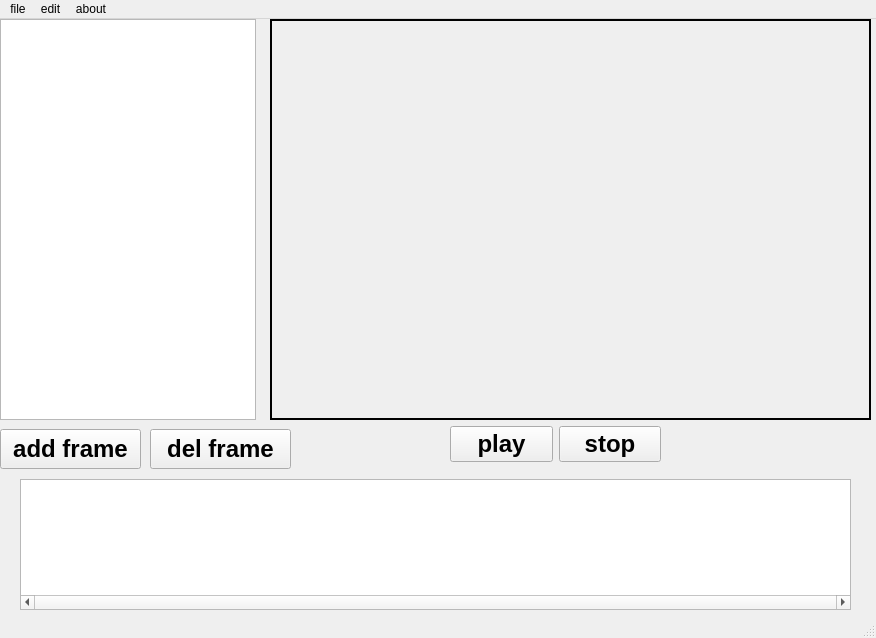
<?xml version="1.0" encoding="UTF-8"?>
<ui version="4.0">
 <class>MainWindow</class>
 <widget class="QMainWindow" name="MainWindow">
  <property name="geometry">
   <rect>
    <x>0</x>
    <y>0</y>
    <width>876</width>
    <height>638</height>
   </rect>
  </property>
  <property name="windowTitle">
   <string>MainWindow</string>
  </property>
  <widget class="QWidget" name="centralwidget">
   <widget class="QLabel" name="picture_show">
    <property name="geometry">
     <rect>
      <x>270</x>
      <y>0</y>
      <width>601</width>
      <height>401</height>
     </rect>
    </property>
    <property name="frameShape">
     <enum>QFrame::Box</enum>
    </property>
    <property name="lineWidth">
     <number>2</number>
    </property>
    <property name="text">
     <string/>
    </property>
   </widget>
   <widget class="QWidget" name="horizontalLayoutWidget">
    <property name="geometry">
     <rect>
      <x>450</x>
      <y>400</y>
      <width>211</width>
      <height>51</height>
     </rect>
    </property>
    <layout class="QHBoxLayout" name="horizontalLayout">
     <item>
      <widget class="QPushButton" name="play_button">
       <property name="font">
        <font>
         <pointsize>18</pointsize>
         <bold>true</bold>
        </font>
       </property>
       <property name="text">
        <string>play</string>
       </property>
       <property name="iconSize">
        <size>
         <width>16</width>
         <height>16</height>
        </size>
       </property>
      </widget>
     </item>
     <item>
      <widget class="QPushButton" name="stop_button">
       <property name="font">
        <font>
         <pointsize>18</pointsize>
         <bold>true</bold>
        </font>
       </property>
       <property name="text">
        <string>stop</string>
       </property>
       <property name="iconSize">
        <size>
         <width>16</width>
         <height>16</height>
        </size>
       </property>
      </widget>
     </item>
    </layout>
   </widget>
   <widget class="QListWidget" name="frame_list">
    <property name="geometry">
     <rect>
      <x>0</x>
      <y>0</y>
      <width>256</width>
      <height>401</height>
     </rect>
    </property>
    <property name="contextMenuPolicy">
     <enum>Qt::CustomContextMenu</enum>
    </property>
    <property name="dragEnabled">
     <bool>true</bool>
    </property>
    <property name="dragDropMode">
     <enum>QAbstractItemView::InternalMove</enum>
    </property>
   </widget>
   <widget class="QPushButton" name="addFrame_button">
    <property name="geometry">
     <rect>
      <x>0</x>
      <y>410</y>
      <width>141</width>
      <height>40</height>
     </rect>
    </property>
    <property name="font">
     <font>
      <pointsize>18</pointsize>
      <bold>true</bold>
     </font>
    </property>
    <property name="text">
     <string>add frame</string>
    </property>
    <property name="iconSize">
     <size>
      <width>16</width>
      <height>16</height>
     </size>
    </property>
   </widget>
   <widget class="QListWidget" name="frames_view">
    <property name="geometry">
     <rect>
      <x>20</x>
      <y>460</y>
      <width>831</width>
      <height>131</height>
     </rect>
    </property>
    <property name="verticalScrollBarPolicy">
     <enum>Qt::ScrollBarAlwaysOff</enum>
    </property>
    <property name="horizontalScrollBarPolicy">
     <enum>Qt::ScrollBarAlwaysOn</enum>
    </property>
    <property name="flow">
     <enum>QListView::LeftToRight</enum>
    </property>
   </widget>
   <widget class="QPushButton" name="delete_frame_button">
    <property name="geometry">
     <rect>
      <x>150</x>
      <y>410</y>
      <width>141</width>
      <height>40</height>
     </rect>
    </property>
    <property name="font">
     <font>
      <pointsize>18</pointsize>
      <bold>true</bold>
     </font>
    </property>
    <property name="text">
     <string>del frame</string>
    </property>
    <property name="iconSize">
     <size>
      <width>16</width>
      <height>16</height>
     </size>
    </property>
   </widget>
  </widget>
  <widget class="QMenuBar" name="menubar">
   <property name="geometry">
    <rect>
     <x>0</x>
     <y>0</y>
     <width>876</width>
     <height>21</height>
    </rect>
   </property>
   <widget class="QMenu" name="menufile">
    <property name="title">
     <string>file</string>
    </property>
    <addaction name="actionexport_to_gif"/>
    <addaction name="actionnew"/>
    <addaction name="actionopen"/>
    <addaction name="actionsave"/>
    <addaction name="actionexit"/>
   </widget>
   <widget class="QMenu" name="menuedit">
    <property name="title">
     <string>edit</string>
    </property>
    <widget class="QMenu" name="menuimage_settings">
     <property name="title">
      <string>image settings</string>
     </property>
     <addaction name="actionback_to_normal"/>
     <addaction name="actionblack_and_white"/>
     <addaction name="actionrotate"/>
    </widget>
    <addaction name="actionchange_all_dur"/>
    <addaction name="menuimage_settings"/>
   </widget>
   <widget class="QMenu" name="menuabout">
    <property name="title">
     <string>about</string>
    </property>
    <addaction name="actioninfo"/>
   </widget>
   <addaction name="menufile"/>
   <addaction name="menuedit"/>
   <addaction name="menuabout"/>
  </widget>
  <widget class="QStatusBar" name="statusbar"/>
  <action name="actionnew">
   <property name="text">
    <string>new project</string>
   </property>
  </action>
  <action name="actionsave">
   <property name="text">
    <string>save</string>
   </property>
  </action>
  <action name="actionopen">
   <property name="text">
    <string>open project</string>
   </property>
  </action>
  <action name="actionexit">
   <property name="text">
    <string>exit</string>
   </property>
  </action>
  <action name="actioninfo">
   <property name="text">
    <string>info</string>
   </property>
  </action>
  <action name="actionchange_all_dur">
   <property name="text">
    <string>change all dur</string>
   </property>
  </action>
  <action name="actionexport_to_gif">
   <property name="text">
    <string>export to gif</string>
   </property>
  </action>
  <action name="actionblack_and_white">
   <property name="text">
    <string>black and white</string>
   </property>
  </action>
  <action name="actionback_to_normal">
   <property name="text">
    <string>back to normal</string>
   </property>
  </action>
  <action name="actionrotate">
   <property name="text">
    <string>rotate</string>
   </property>
  </action>
 </widget>
 <resources/>
 <connections/>
</ui>
